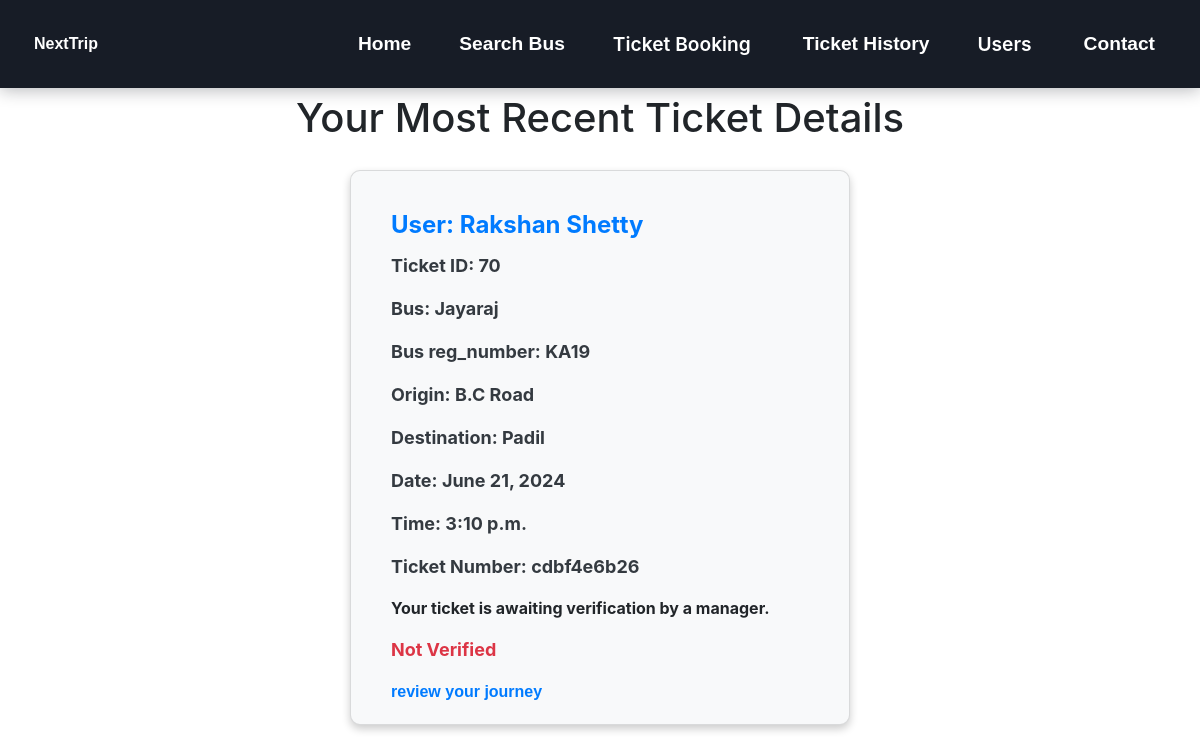
/buytickets/payment_success/ (signed in), run on the app's committed database.
### buytickets/models.py (models this page shows)
class Ticket(models.Model):
    user = models.ForeignKey(User, on_delete=models.CASCADE)
    origin = models.ForeignKey(Station, on_delete=models.CASCADE, related_name='origin_tickets')
    destination = models.ForeignKey(Station, on_delete=models.CASCADE, related_name='destination_tickets')
    date = models.DateField()
    time = models.TimeField()
    cost = models.FloatField()
    ticket_number = models.CharField(max_length=10, unique=True)
    is_verified = models.BooleanField(default=False)
    bus = models.ForeignKey(Bus, on_delete=models.CASCADE)  # ForeignKey to Bus model

### nextbus/models.py (models this page shows, shortened)
class Bus(models.Model):
    number = models.CharField(max_length=20)
    name = models.CharField(max_length=100)
    reg_number = models.CharField(max_length=20)
    capacity = models.IntegerField()

class Station(models.Model):
    name = models.CharField(max_length=100)
    def __str__(self):
        return self.name

### buytickets/views.py (the view)
# urls.py: path('payment_success/', views.payment_success, name='payment_success'),
def payment_success(request):
    latest_ticket = Ticket.objects.filter(user=request.user).latest('id')
    return render(request, 'buytickets/payment_success.html', {'latest_ticket': latest_ticket})

### buytickets/templates/buytickets/payment_success.html (shortened to what this page needs)
{% extends 'loginpage/layout.html' %}
{% load static %}
{% block body %}
<!DOCTYPE html>
<html>
<head>
    <link rel="stylesheet" href="https://maxcdn.bootstrapcdn.com/bootstrap/4.5.2/css/bootstrap.min.css">
</head>
<body>
    <a class="navbar-brand logo-img" href="#"><img src="{% static 'loginpage/Next Trip black.png' %}" alt="logo" width="100" height="100" ></a>
    <h1 class="text-center mt-4">Your Most Recent Ticket Details</h1>
    <div class="container">
        <div class="row justify-content-center">
            <div class="col-md-6">
                <div class="card">
                    <div class="card-body">
                        <h5 class="card-title">User: {{ latest_ticket.user }}</h5>
                        <p class="card-text">Ticket ID: {{ latest_ticket.id }}</p>
                        <p class="card-text">Bus: {{ latest_ticket.bus.name }}</p>
                        <p class="card-text">Bus reg_number: {{ latest_ticket.bus.reg_number }}</p>
                        <p class="card-text">Origin: {{ latest_ticket.origin }}</p>
                        <p class="card-text">Destination: {{ latest_ticket.destination }}</p>
                        <p class="card-text">Date: {{ latest_ticket.date }}</p>
                        <p class="card-text">Time: {{ latest_ticket.time }}</p>
                        <p class="card-text">Ticket Number: {{ latest_ticket.ticket_number }}</p>
                        {% if latest_ticket.is_verified %}
                            <p class="card-text verified">Verified</p>
                        {% else %}
                            <p>Your ticket is awaiting verification by a manager.</p>
                            <p class="card-text not-verified">Not Verified</p>
                        {% endif %}
                        <p class="review changingColor" id="changingColor"><a href="{% url 'reviews:review_form' %}"> review your journey</a></p>
                    </div>
                </div>
            </div>
        </div>
    </div>
</body>
</html>
{% endblock %}

### loginpage/static/loginpage/styles.css (style rules this page uses)
:root { --header-height: 3.5rem; --black-color: hsl(220, 24%, 12%); --black-color-light: hsl(220, 24%, 15%); --black-color-lighten: hsl(220, 20%, 18%); --white-color: #fff; --body-color: hsl(220, 100%, 97%); --body-font: "Montserrat", sans-serif; --normal-font-size: .938rem; --font-regular: 400; --font-semi-bold: 600; --z-tooltip: 10; --z-fixed: 100; }
@media screen and (min-width: 1024px) { :root { --normal-font-size: 1rem; } }
* { box-sizing: border-box; padding: 0; margin: 0; }
body { font-family: var(--body-font); font-size: var(--normal-font-size); background-color: var(--body-color); }
a { text-decoration: none; }
.container { max-width: 1120px; margin-inline: 1.5rem; }
@media screen and (min-width: 1118px) { .container { margin-inline: auto; } }

### buytickets/templates/buytickets/payment_success.html (style rules this page uses)
.logo-img { display: flex; justify-content: center; align-items: flex-start; / }
.card { margin: 20px; padding: 20px; border-radius: 10px; background-color: #f8f9fa; box-shadow: 0 4px 8px 0 rgba(0,0,0,0.2); transition: 0.3s; }
.card-title { font-size: 24px; font-weight: bold; color: #007bff; }
.card-text { font-size: 18px; color: #343a40; }
.not-verified { color: #dc3545; font-weight: bold; }
.review { margin-bottom: -20px; }
p { font-weight: bold; }
a { font-family: Arial, sans-serif; animation: changeColor 1s infinite; }

### data on the page
Ticket: user "Rakshan Shetty", id "70", bus.name "Jayaraj", bus.reg_number "KA19", origin "B.C Road", destination "Padil", date "June 21, 2024", time "3:10 p.m.", ticket_number "cdbf4e6b26"
